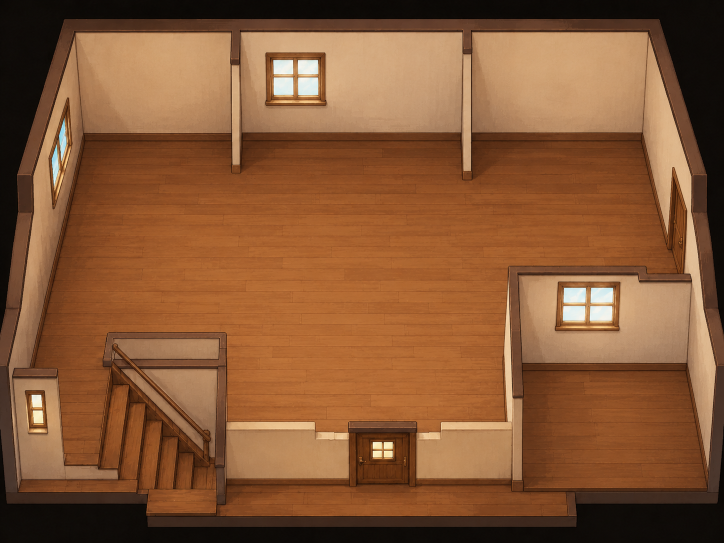
#> input picture Assets/Art/Pixel/Backgrounds/NewHomeSources/home_new_space.png, 1448 x 1086 px, found by its file name (shown at 1/2 size)
$ python probe_wall_band.py
#> lines starting #> are read from the running program, lines starting #| are printed output that depends on the picture
"""墙带两种方案的对照生成（不写入资产，只出图）。

源图北墙的真实竖向结构（实测，x 250..450 净面）：
    外沿暗边   y 36..38   高  2  RGB(12,9,6)
    压边(暖棕) y 38..65   高 27  RGB(80,49,31) -> 高光在 y59..60
    墙面(奶白) y 65..263  高 198 RGB(200,152,107)，底部转暗
    踢脚(深棕) y 263..295 高 32  RGB(97,52,25)，y281 有暗分线
    ------------------------------------------------
    合计 259 px，而游戏的墙带只有 96 px（1.5 世界单位）

方案 A（等比压缩）：整段 259px 压到 96px，保住"三段俱全"，代价是纵向细节被压掉 63%。
方案 B（1:1 截取）  ：从源图取连续 96px 窗口（含压边高光 + 墙面 + 踢脚起线），
                      不缩放，细节密度与源图完全一致。
"""
import os

import numpy as np
from PIL import Image, ImageDraw

SRC = r"E:/大创项目/Assets/Art/Pixel/Backgrounds/NewHomeSources/home_new_space.png"
OUT = r"E:/大创项目/Tools/_wall_band_compare.png"

BAND_H = 96
CLEAN_X = (250, 450)          # 墙面净面 x 区间（实测 std<3.4）


def norm_band(segs, target_h, order):
    """把源图切片映射到 target_h：order 给出目标各段高度，返回合成条带（1:1 取样）。"""
    bands = []
    for (sy0, sy1), th in zip(segs, order):
        src = img_full.crop((CLEAN_X[0], sy0, CLEAN_X[1], sy1))
        if src.size[1] != th:
            # 只在"等比压缩"方案里走这里：用 LANCZOS 重采样
            src = src.resize((src.size[0], th), Image.LANCZOS)
        bands.append(src)
    out = Image.new("RGBA", (CLEAN_X[1] - CLEAN_X[0], target_h), (0, 0, 0, 0))
    y = 0
    for b in bands:
        out.alpha_composite(b, (0, y))
        y += b.size[1]
    return out


def build_a():
    """方案 A：整段等比压缩到 96px。"""
    segs = [(36, 38), (38, 65), (65, 263), (263, 295)]
    total = sum(b - a for a, b in segs)          # 259
    order, acc = [], 0
    for i, (a, b) in enumerate(segs):
        h = round((b - a) / total * BAND_H)
        order.append(max(1, h))
        acc += h
    order[-1] += BAND_H - acc                    # 补齐舍入
    return norm_band(segs, BAND_H, order), segs, order


def build_b():
    """方案 B：从源图取连续 96px 窗口（压边高光 + 墙面 + 踢脚起线）。"""
    win = (36, 36 + BAND_H)
    return img_full.crop((CLEAN_X[0], win[0], CLEAN_X[1], win[1])), [win], [BAND_H]


img_full = Image.open(SRC).convert("RGBA")


def tile_to_width(band, width=1824):
    out = Image.new("RGBA", (width, band.size[1]))
    x, n = 0, 0
    while x < width:
        piece = band if n % 2 == 0 else band.transpose(Image.FLIP_LEFT_RIGHT)
        w = min(band.size[0], width - x)
        out.alpha_composite(piece.crop((0, 0, w, piece.size[1])), (x, 0))
        x += band.size[0]
        n += 1
    return out


def main():
    a, segs, order = build_a()
#> after the loop in norm_band, `for (sy0, sy1), th in zip(segs, order):`: bands = 4 items
#> in norm_band, `out = Image.new("RGBA", (CLEAN_X[1] - CLEAN_X[0], target_h), (0, 0, 0,..`: out: PIL image 200x96 RGBA; every value is 0
#> the loop in norm_band, `for b in bands:` made 4 passes
#> y on passes 1 to 4: 1, 11, 84, 96
#> after the loop in norm_band, `for b in bands:`:
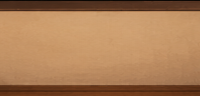
#> out: PIL image 200x96 RGBA; mean R, G, B, A 170.2, 124.7, 85.4, 255
#> after the loop in norm_band, `for b in bands:`: y = 96
    b, win, _ = build_b()

    print("方案 A 各段目标高度:", order, "(源图", [y1 - y0 for y0, y1 in segs], ")")
    print("方案 B 窗口:", win)

    W = 1824
    ta, tb = tile_to_width(a, W), tile_to_width(b, W)
    src_strip = img_full.crop((CLEAN_X[0], 36, CLEAN_X[1], 295))
    ts = tile_to_width(src_strip, W)

    rows = [("SOURCE  (260px, 1:1)", ts),
            ("A  equal-ratio compress -> 96px", ta),
            ("B  1:1 96px window", tb)]
    sheet = Image.new("RGB", (W, sum(r.size[1] for _, r in rows) + 6 * 2), (255, 0, 0))
    y = 0
    for label, im in rows:
        rgb = im.convert("RGB")
        d = ImageDraw.Draw(rgb)
        d.rectangle((0, 0, 420, 30), fill=(0, 0, 0))
        d.text((8, 9), label, fill=(255, 255, 255))
        sheet.paste(rgb, (0, y))
        y += im.size[1] + 6

    scale = 0.5
    sheet = sheet.resize((int(W * scale), int(sheet.size[1] * scale)), Image.LANCZOS)
    sheet.save(OUT)
    print("saved", OUT, sheet.size)

    for name, im in (("source", ts), ("A", ta), ("B", tb)):
        arr = np.asarray(im.convert("RGB")).reshape(-1, 3)
        uq = len(np.unique(arr, axis=0))
        m = arr.mean(axis=0)
        print("%-7s 色数=%-6d R-B=%5.1f" % (name, uq, m[0] - m[2]))


if __name__ == "__main__":
    main()
#> in main, `a, segs, order = build_a()`: segs = [(36, 38), (38, 65), (65, 263), (263, 295)]; order = [1, 10, 73, 12]
#> in main, `b, win, _ = build_b()`:
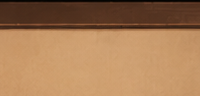
#> b: PIL image 200x96 RGBA; mean R, G, B, A 164.7, 122.4, 84.9, 255
#> in main, `b, win, _ = build_b()`: win = [(36, 132)]
#| 方案 A 各段目标高度: [1, 10, 73, 12] (源图 [2, 27, 198, 32] )
#| 方案 B 窗口: [(36, 132)]
#> in tile_to_width, `out = Image.new("RGBA", (width, band.size[1]))`: out: PIL image 1824x96 RGBA; every value is 0
#> after the loop in tile_to_width, `while x < width:`: n = 10; x = 2000
#> call 2 of tile_to_width, with width = 1824
#> after the loop in tile_to_width (call 2), `while x < width:`:
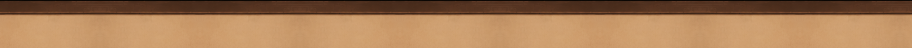
#> out: PIL image 1824x96 RGBA (shown at 1/2 size); mean R, G, B, A 164.7, 122.3, 84.9, 255
#> after the loop in tile_to_width (call 2), `while x < width:`: n = 10; x = 2000
#> call 3 of tile_to_width, with width = 1824
#> in tile_to_width (call 3), `out = Image.new("RGBA", (width, band.size[1]))`: out: PIL image 1824x259 RGBA; every value is 0
#> after the loop in tile_to_width (call 3), `while x < width:`:
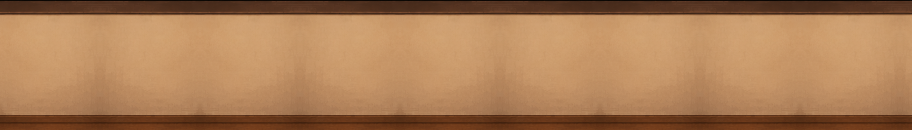
#> out: PIL image 1824x259 RGBA (shown at 1/2 size); mean R, G, B, A 170.8, 125.1, 85.7, 255
#> after the loop in tile_to_width (call 3), `while x < width:`: n = 10; x = 2000
#> in main, `sheet = Image.new("RGB", (W, sum(r.size[1] for _, r in rows) + 6 * 2),..`:
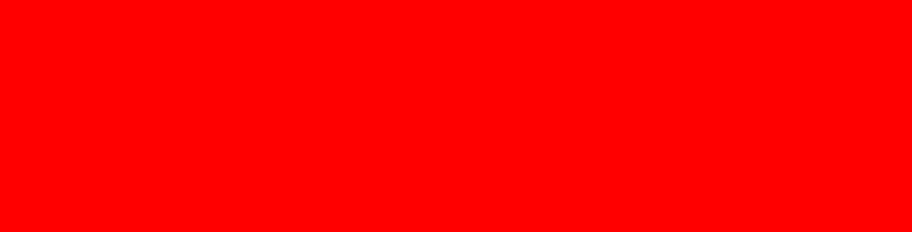
#> sheet: PIL image 1824x463 RGB (shown at 1/2 size); mean R, G, B 255, 0, 0
#> the loop in main, `for label, im in rows:` made 3 passes
#> (label, y) on passes 1 to 3: ('SOURCE  (260px, 1:1)', 265), ('A  equal-ratio compress -> 96px', 367), ('B  1:1 96px window', 469)
#> after the loop in main, `for label, im in rows:`:
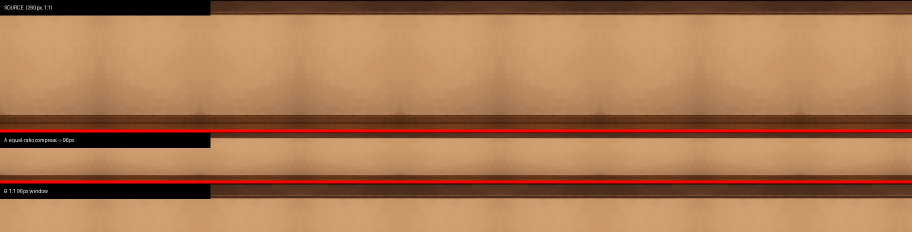
#> sheet: PIL image 1824x463 RGB (shown at 1/2 size); mean R, G, B 166.8, 118, 81.2
#> after the loop in main, `for label, im in rows:`: y = 469
#> in main, `sheet = sheet.resize((int(W * scale), int(sheet.size[1] * scale)), Ima..`:
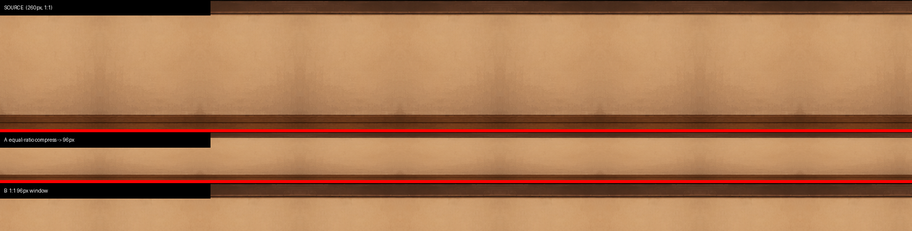
#> sheet: PIL image 912x231 RGB; mean R, G, B 166.8, 118.1, 81.3
#| saved E:/大创项目/Tools/_wall_band_compare.png (912, 231)
#> the loop in main, `for name, im in (("source", ts), ("A", ta), ("B", tb)):` made 3 passes
#> (name, uq, m) on passes 1 to 3: ('source', 4679, [170.8, 125.1, 85.72]), ('A', 2541, [170.2, 124.7, 85.38]), ('B', 2278, [164.7, 122.3, 84.86])
#| source  色数=4679   R-B= 85.0
#| A       色数=2541   R-B= 84.8
#| B       色数=2278   R-B= 79.8

$ run again, with Assets/Art/Modern_Interiors/4_RPG_MAKER_MV/Floors_original_shading_TILESET_A5_.png copied over Assets/Art/Pixel/Backgrounds/NewHomeSources/home_new_space.png
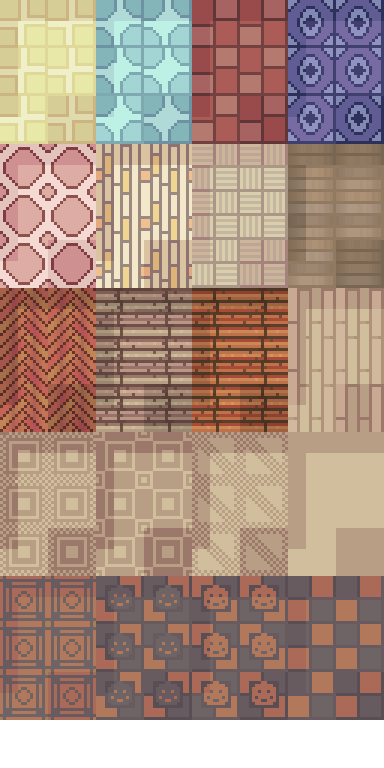
#> input picture Assets/Art/Modern_Interiors/4_RPG_MAKER_MV/Floors_original_shading_TILESET_A5_.png, 384 x 768 px, found by its file name
#> img_full is the input picture: PIL image 384x768 RGBA; mean R, G, B, A 154.4, 128.7, 114.5, 239.1
#> after the loop in norm_band, `for (sy0, sy1), th in zip(segs, order):`: bands = 4 items
#> the loop in norm_band, `for b in bands:` made 4 passes
#> y on passes 1 to 4: 1, 11, 84, 96
#> after the loop in norm_band, `for b in bands:`: y = 96
#> segs = [(36, 38), (38, 65), (65, 263), (263, 295)]; order = [1, 10, 73, 12]
#> win = [(36, 132)]
#| 方案 A 各段目标高度: [1, 10, 73, 12] (源图 [2, 27, 198, 32] )
#| 方案 B 窗口: [(36, 132)]
#> after the loop in tile_to_width, `while x < width:`: n = 10; x = 2000
#> after the loop in tile_to_width (call 3), `while x < width:`:
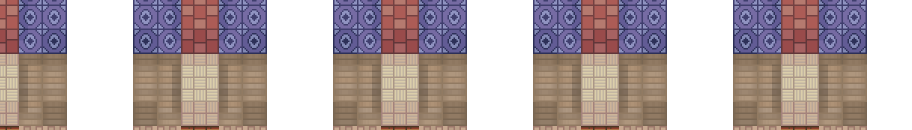
#> out: PIL image 1824x259 RGBA (shown at 1/2 size); mean R, G, B, A 93.2, 78.8, 79.8, 168.6; transparent parts drawn white
#> after the loop in tile_to_width (call 3), `while x < width:`: n = 10; x = 2000
#> the loop in main, `for label, im in rows:` made 3 passes
#> (label, y) on passes 1 to 3: ('SOURCE  (260px, 1:1)', 265), ('A  equal-ratio compress -> 96px', 367), ('B  1:1 96px window', 469)
#> after the loop in main, `for label, im in rows:`: y = 469
#> in main, `sheet = sheet.resize((int(W * scale), int(sheet.size[1] * scale)), Ima..`:
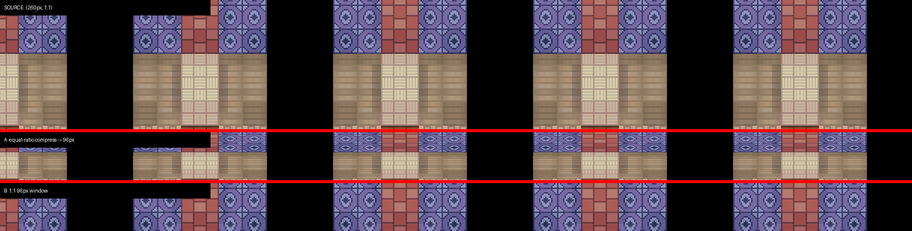
#> sheet: PIL image 912x231 RGB; mean R, G, B 90.2, 70.5, 75.1
#| saved E:/大创项目/Tools/_wall_band_compare.png (912, 231)
#> the loop in main, `for name, im in (("source", ts), ("A", ta), ("B", tb)):` made 3 passes
#> (name, uq, m) on passes 1 to 3: ('source', 68, [93.15, 78.78, 79.76]), ('A', 888, [93.15, 78.76, 79.78]), ('B', 13, [76.06, 62.26, 85.37])
#> (printed output is left out)
